Frame 1 (no input): blank canvas, image omitted
Frame 60 (no input): blank canvas, image omitted
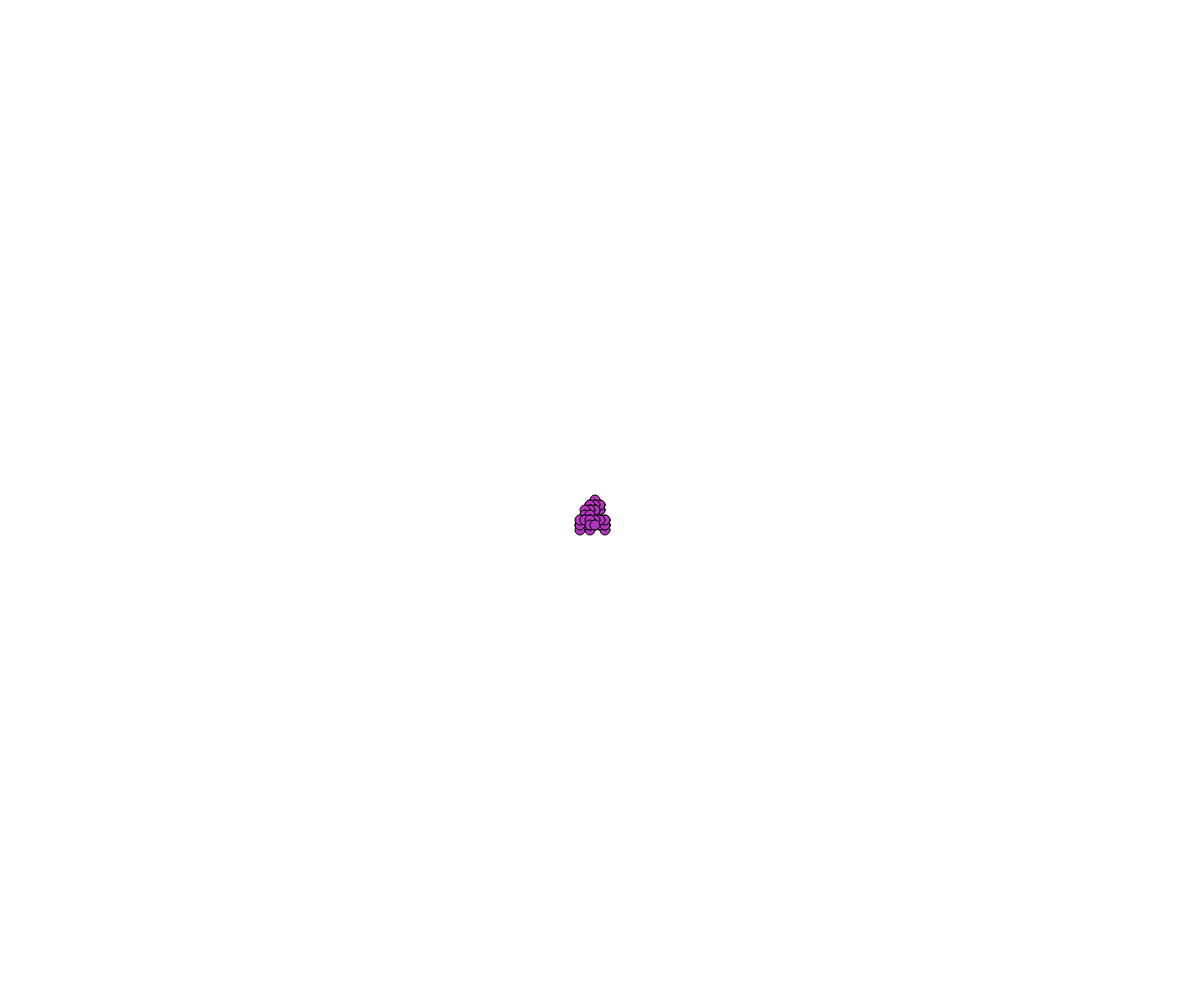
Frame 120 (the mouse pressed at the canvas centre since frame 60)

The p5.js sketch whose frames 1 and 60 were blank and that drew this single picture after the mouse press (run headless with seeded random() and noise() and a simulated clock; from frame 60 on, the mouse is pressed at the canvas centre):

// p5.js sketch
// ── sketch.js
// Walker OOP Demo

class Walker {
  constructor(x, y, theColour) {
    this.x = x;
    this.y = y;
    this.stepSize = 5;
    this.colour = theColour;
    this.radius = 5;
  }

  display() {
    fill(this.colour);
    circle(this.x, this.y, this.radius*2);
  }

  move() {
    let choice = random(100);
    if (choice < 25) {
      //move up
      this.y -= this.stepSize;
    }
    else if (choice < 50) {
      //move down
      this.y += this.stepSize;
    }
    else if (choice < 75) {
      //move right
      this.x += this.stepSize;
    }
    else {
      //move left
      this.x -= this.stepSize;
    }
  }
}

let theWalkers = [];

function setup() {
  createCanvas(windowWidth, windowHeight);
  
}

function draw() {
  for (let someWalker of theWalkers) {
    someWalker.move();
    someWalker.display();
  }
}

function mousePressed() {
  let theColour = color(random(255), random(255), random(255),);
  let myWalker = new Walker(mouseX, mouseY, theColour);
  theWalkers.push(myWalker);
}
